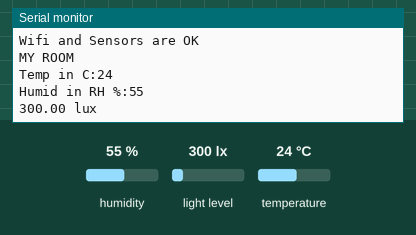
Bench run of a sketch on a simulated ESP32. Parts: the last lines printed to the serial monitor. The test bench sets the inputs (shaded band); at power-on: light level 300 lx, humidity 55 %, temperature 24 °C. WiFi joins after 1.5 s; servers stay silent unless stated.

Above: at 2.7 s.
2.8 s: light level set to 40 lx
At 4.2 s:
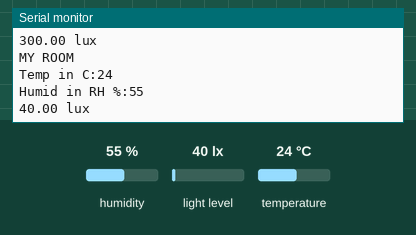
5.5 s: light level set to 500 lx
At 6.2 s:
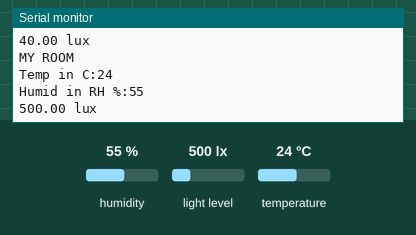
Timing chart, 0 to 8.5 s (numbered marks = the images above; inputs shaded):
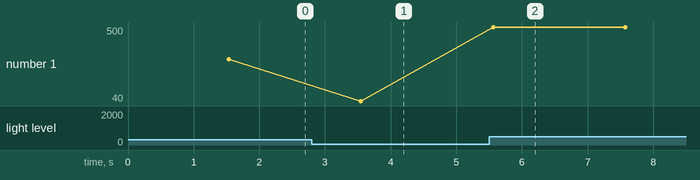

Measured:
- after the input at 2.8 s, the serial monitor: prints a new line after 0.75 s (image 1)
- after the input at 5.5 s, the serial monitor: prints a new line after 0.06 s (image 2)
- plotted number 1: 300 → 40 after the input at 2.8 s, 40 → 500 after the input at 5.5 s

The sketch:

sensors_bread.ino
```cpp
#include<stdint.h>

bool wifiStatus = true;
bool sensorStatus = true;

#include <NTPClient.h>
#include <WiFi.h>
#include <WiFiUdp.h>
#include <HTTPClient.h>
#include <ArduinoJson.h>
// Wi-Fi credentials
// Server URL
const char* ssid = "Dhamma";
const char* password = "Bonfire2025$$";
// const char* serverUrl = "http://10.0.0.110:5000"; //Testing on local server

//NTP Client DateTime
#define UTC_OFFSET_IN_SECONDS -25200  // offset from greenwich time
char daysOfWeek[7][12] = {"Monday", "Tuesday", "Wednesday", "Thursday", "Friday", "Saturday", "Sunday"};
WiFiUDP ntpUDP;
NTPClient timeClient(ntpUDP, "us.pool.ntp.org", UTC_OFFSET_IN_SECONDS, 6000);


#include <DHT.h>
#define DHTPIN 23 // Pin number for temp/hum sensor
#define DHTTYPE DHT22
DHT dht(DHTPIN, DHTTYPE);
int32_t temp;
int32_t hum;

#include <Adafruit_TSL2561_U.h>
Adafruit_TSL2561_Unified tsl = Adafruit_TSL2561_Unified(TSL2561_ADDR_FLOAT, 12345);
// TODO: Based decision of integration time
// on time of the day and year (more light vs dim)

void wifiConnectionStatus()
{
  int32_t counter = 0;
  // Connect to Wi-Fi
  WiFi.begin(ssid, password);
  while (WiFi.status() != WL_CONNECTED)
  {
      delay(500);
      Serial.print(".");
      counter ++;
      if(counter == 20)
      {
        Serial.print("No WIFI connection established");
        wifiStatus = false;
        break;
      }
  }
  Serial.println("Connected to Wi-Fi");
}

void sensorConnectionStatus()
{
  dht.begin();
  temp = dht.readTemperature();
  hum = dht.readHumidity();
  if (isnan(temp) || isnan(hum))
  {
    Serial.println("Error while reading sensors");
    sensorStatus = false;
  }

  if (!tsl.begin())
  {
    Serial.println("Error while reading sensors");
    sensorStatus = false;
  }
  configureSensor();
  Serial.println("Sensors working well");
}

void configureSensor(void)
{
  /* You can also manually set the gain or enable auto-gain support */
  // tsl.setGain(TSL2561_GAIN_1X);      /* No gain ... use in bright light to avoid sensor saturation */
  // tsl.setGain(TSL2561_GAIN_16X);     /* 16x gain ... use in low light to boost sensitivity */
  tsl.enableAutoRange(true);            /* Auto-gain ... switches automatically between 1x and 16x */

  /* Changing the integration time gives you better sensor resolution (402ms = 16-bit data) */
  tsl.setIntegrationTime(TSL2561_INTEGRATIONTIME_13MS);      /* fast but low resolution */
  // tsl.setIntegrationTime(TSL2561_INTEGRATIONTIME_101MS);  /* medium resolution and speed   */
  // tsl.setIntegrationTime(TSL2561_INTEGRATIONTIME_402MS);  /* 16-bit data but slowest conversions */

  /* Update these values depending on what you've set above! */
  Serial.println("------------------------------------");
  Serial.print  ("Gain:         "); Serial.println("Auto");
  Serial.print  ("Timing:       "); Serial.println("13 ms");
  Serial.println("------------------------------------");
}

void setup() {
  Serial.begin(115200);
  // timeClient.begin();

  // lcd.init();
  // lcd.backlight();
  // lcd.createChar(0, wifiIcon);
  // lcd.createChar(1, crossIcon);

  // lcd.setCursor(1,0);
  // lcd.print("------------------");
  // lcd.setCursor(1,1);
  // lcd.print("Half Moon Station");
  // lcd.setCursor(1,2);
  // lcd.print("------------------");
  // delay(2000);
  // lcd.clear();
  // lcd.setCursor(1,1);
  // lcd.print("Updating Status ...");

  wifiConnectionStatus();
  sensorConnectionStatus();
  if(wifiStatus == true && sensorStatus == true)
  {
    // lcd.clear();
    // lcd.setCursor(1,1);
    // lcd.print("Update Completed");
    Serial.println("Wifi and Sensors are OK");

  }
  else if(wifiStatus == false)
  {
    // lcd.clear();
    // lcd.setCursor(1,1);
    // lcd.print("Updated with Error");
    // delay(2000);
    Serial.println("Wifi response was not good");
  }
  else if(sensorStatus == false)
  {
    // lcd.clear();
    // lcd.setCursor(1,2);
    // lcd.print("Updated with Error");
    // delay(2000);
    Serial.println("Sensors response was not good");
  }
  // lcd.clear();
}

void loop() {

  // Display DateTime information
  // timeClient.update();
  // Serial.println(daysOfWeek[timeClient.getDay()]);
  // Serial.print(timeClient.getHours());
  // Serial.print(":");
  // Serial.print(timeClient.getMinutes());
  // Serial.print(":");
  // Serial.println(timeClient.getSeconds());

  // if(wifiStatus == false)
  // {
  //   lcd.setCursor(19,0);
  //   lcd.write(1);
  // }
  // else if (wifiStatus == true)
  // {
  //   lcd.setCursor(19,0);
  //   lcd.write(0); // Full icon

  // }
  // lcd.setCursor(6, 0);
  // lcd.print("MY ROOM");
  // lcd.setCursor(0, 1);
  // lcd.print("Temp:");
  // lcd.setCursor(7, 1);
  Serial.println("MY ROOM");
  Serial.print("Temp in C:");
  Serial.println(temp);
  Serial.print("Humid in RH %:");
  Serial.println(hum);

  // if(sensorStatus == false)
  // {
  //   lcd.print("ERROR");
  // }
  // else
  // {
  //   lcd.print(temp);
  //   lcd.print(" C");
  // }
  // lcd.setCursor(0, 2);
  // lcd.print("Humid:");
  // lcd.setCursor(7, 2);
  // if (sensorStatus == false)
  // {
  //   lcd.print("ERROR");
  // }
  // else
  // {
  //   lcd.print(hum);
  //   lcd.print(" %");
  // }

  // GET ROOM LUMINOSITY
  /* Get a new sensor event */
  sensors_event_t event;
  tsl.getEvent(&event);
  /* Display the results (light is measured in lux) */
  if (event.light)
  {
    Serial.print(event.light); Serial.println(" lux");
    delay(2000);
  }
  // lcd.setCursor(0, 3);
  // lcd.print("Lux:");
  // lcd.setCursor(7, 3);
  // lcd.print(event.light);

}
```
